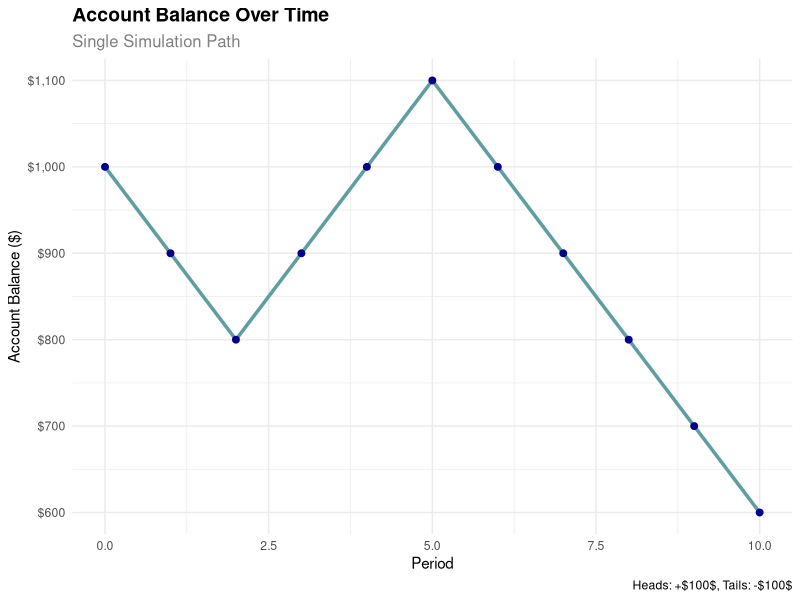
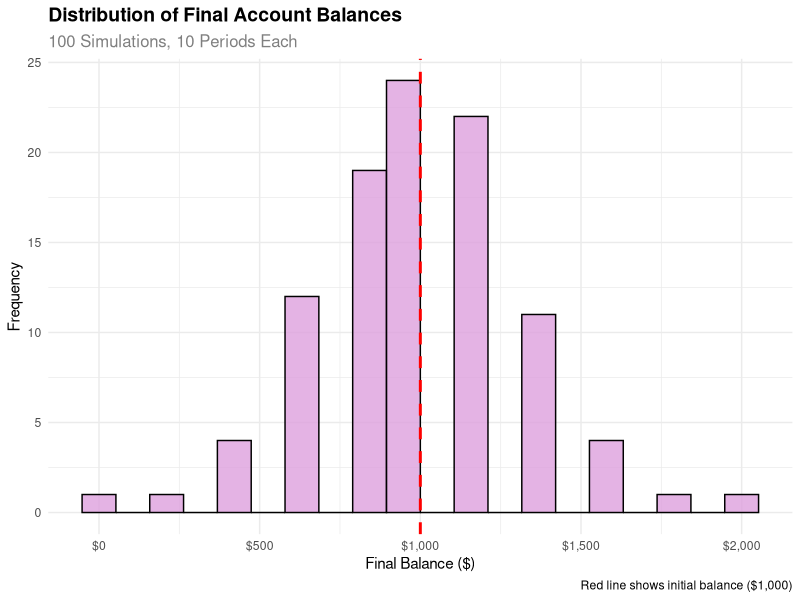
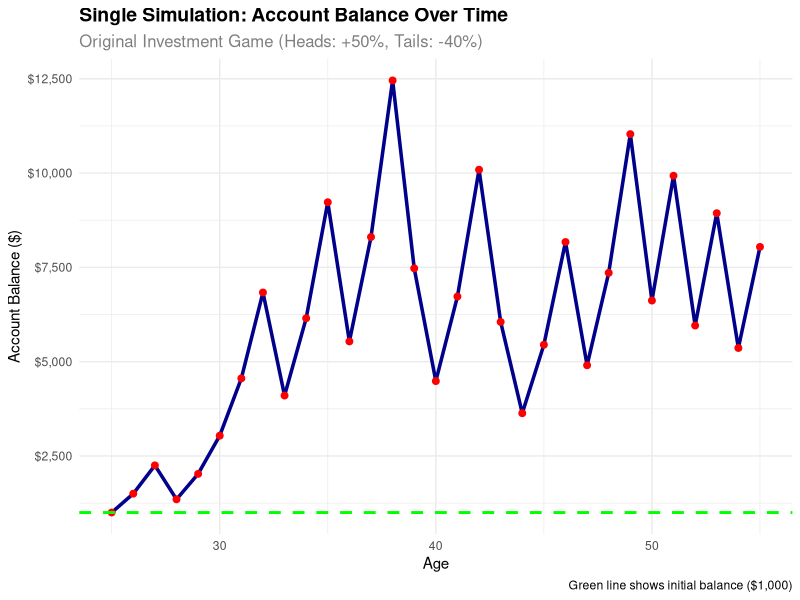

These charts were generated, in order, by the following R code:
## ---- chunk 1
#| label: simple-sim-r
#| fig-cap: R simulation of coin flip game
#| echo: true

suppressPackageStartupMessages(library(tidyverse))

# Set seed for reproducibility
set.seed(123)

# Number of simulations
n_sims <- 10

# Create simulation data
sim_data <- tibble(
  sim_num = 1:n_sims,
  coin_flip = rbinom(n = n_sims, size = 1, prob = 0.5)
) %>%
  mutate(
    winnings = if_else(coin_flip == 1, 100, -100)
  )

# Display results
sim_data
## ---- chunk 2
#| label: timeseries-sim-r
#| fig-cap: R time-series simulation of account balance
#| echo: true

suppressPackageStartupMessages(library(tidyverse))
suppressPackageStartupMessages(library(ggplot2))

# Set seed for reproducibility
set.seed(456)

# Parameters
initial_balance <- 1000
n_periods <- 10
n_sims <- 1  # Start with one simulation

# Simulate one path
simulate_path <- function(initial, periods) {
  balance <- initial
  path <- numeric(periods + 1)
  path[1] <- initial
  
  for (i in 1:periods) {
    coin_flip <- rbinom(1, 1, 0.5)
    if (coin_flip == 1) {
      balance <- balance + 100
    } else {
      balance <- balance - 100
    }
    path[i + 1] <- balance
  }
  
  return(path)
}

# Run simulation
time_series_data <- tibble(
  period = 0:n_periods,
  balance = simulate_path(initial_balance, n_periods)
)

# Create time series plot
ggplot(time_series_data, aes(x = period, y = balance)) +
  geom_line(color = "cadetblue", linewidth = 1.2) +
  geom_point(color = "darkblue", size = 2) +
  labs(
    title = "Account Balance Over Time",
    subtitle = "Single Simulation Path",
    x = "Period",
    y = "Account Balance ($)",
    caption = "Heads: +$100$, Tails: -$100$"
  ) +
  scale_y_continuous(labels = scales::dollar_format()) +
  theme_minimal() +
  theme(
    plot.title = element_text(size = 14, face = "bold"),
    plot.subtitle = element_text(size = 12, color = "gray50")
  )

# Show the data
time_series_data
## ---- chunk 3
#| label: distribution-sim-r
#| fig-cap: R probability distribution of final balances
#| echo: true

suppressPackageStartupMessages(library(tidyverse))
suppressPackageStartupMessages(library(ggplot2))

# Set seed for reproducibility
set.seed(789)

# Parameters
initial_balance <- 1000
n_periods <- 10
n_sims <- 100  # Multiple simulations

# Simulate multiple paths
simulate_final_balance <- function(initial, periods) {
  balance <- initial
  for (i in 1:periods) {
    coin_flip <- rbinom(1, 1, 0.5)
    if (coin_flip == 1) {
      balance <- balance + 100  # $100 gain
    } else {
      balance <- balance - 100  # $100 loss
    }
  }
  return(balance)
}

# Run multiple simulations
final_balances <- replicate(n_sims, simulate_final_balance(initial_balance, n_periods))

# Create data frame
distribution_data <- tibble(
  sim_num = 1:n_sims,
  final_balance = final_balances
)

# Create histogram
ggplot(distribution_data, aes(x = final_balance)) +
  geom_histogram(bins = 20, fill = "plum", alpha = 0.8, color = "black") +
  geom_vline(xintercept = initial_balance, color = "red", linetype = "dashed", linewidth = 1) +
  labs(
    title = "Distribution of Final Account Balances",
    subtitle = paste("100 Simulations,", n_periods, "Periods Each"),
    x = "Final Balance ($)",
    y = "Frequency",
    caption = "Red line shows initial balance ($1,000)"
  ) +
  scale_x_continuous(labels = scales::dollar_format()) +
  theme_minimal() +
  theme(
    plot.title = element_text(size = 14, face = "bold"),
    plot.subtitle = element_text(size = 12, color = "gray50")
  )

# Summary statistics
summary_stats <- distribution_data %>%
  summarise(
    mean_balance = mean(final_balance),
    median_balance = median(final_balance),
    prob_above_initial = mean(final_balance > initial_balance)
  )

print("Summary Statistics:")
summary_stats
## ---- chunk 4
#| label: expected-value-r
#| fig-cap: R calculation of expected value after 1 coin flip
#| echo: true

# Game parameters
initial_balance <- 1000
heads_multiplier <- 1.5  # +50%
tails_multiplier <- 0.6  # -40%
prob_heads <- 0.5

# Calculate expected value after 1 flip
balance_heads <- initial_balance * heads_multiplier
balance_tails <- initial_balance * tails_multiplier
expected_value <- prob_heads * balance_heads + (1 - prob_heads) * balance_tails

cat("Expected Value Analysis:\n")
cat("Initial balance: $", initial_balance, "\n")
cat("Balance if heads (+50%): $", balance_heads, "\n")
cat("Balance if tails (-40%): $", balance_tails, "\n")
cat("Expected value after 1 flip: $", expected_value, "\n")
cat("Expected gain/loss: $", expected_value - initial_balance, "\n")
## ---- chunk 5
#| label: single-simulation-r
#| fig-cap: R single simulation of account balance over time
#| echo: true

suppressPackageStartupMessages(library(tidyverse))
suppressPackageStartupMessages(library(ggplot2))

# Set seed for reproducibility
set.seed(42)

# Parameters
initial_balance <- 1000
start_age <- 25
end_age <- 55
years <- end_age - start_age
heads_multiplier <- 1.5
tails_multiplier <- 0.6

# Simulate single path
simulate_single_path <- function(initial, years) {
  balance <- initial
  path <- numeric(years + 1)
  path[1] <- initial
  
  for (i in 1:years) {
    coin_flip <- rbinom(1, 1, 0.5)
    if (coin_flip == 1) {
      balance <- balance * heads_multiplier  # Heads: +50%
    } else {
      balance <- balance * tails_multiplier  # Tails: -40%
    }
    path[i + 1] <- balance
  }
  
  return(path)
}

# Run simulation
single_path <- simulate_single_path(initial_balance, years)

# Create data frame
simulation_data <- tibble(
  age = start_age:end_age,
  balance = single_path
)

# Create plot
ggplot(simulation_data, aes(x = age, y = balance)) +
  geom_line(color = "darkblue", linewidth = 1.2) +
  geom_point(color = "red", size = 2) +
  geom_hline(yintercept = initial_balance, color = "green", linetype = "dashed", linewidth = 1) +
  labs(
    title = "Single Simulation: Account Balance Over Time",
    subtitle = "Original Investment Game (Heads: +50%, Tails: -40%)",
    x = "Age",
    y = "Account Balance ($)",
    caption = "Green line shows initial balance ($1,000)"
  ) +
  scale_y_continuous(labels = scales::dollar_format()) +
  theme_minimal() +
  theme(
    plot.title = element_text(size = 14, face = "bold"),
    plot.subtitle = element_text(size = 12, color = "gray50")
  )

# Show final results
cat("Single Simulation Results:\n")
cat("Initial balance (age 25): $", initial_balance, "\n")
cat("Final balance (age 55): $", round(single_path[length(single_path)]), "\n")
cat("Total gain/loss: $", round(single_path[length(single_path)] - initial_balance), "\n")
cat("Percentage change: ", round((single_path[length(single_path)] / initial_balance - 1) * 100, 1), "%\n")
